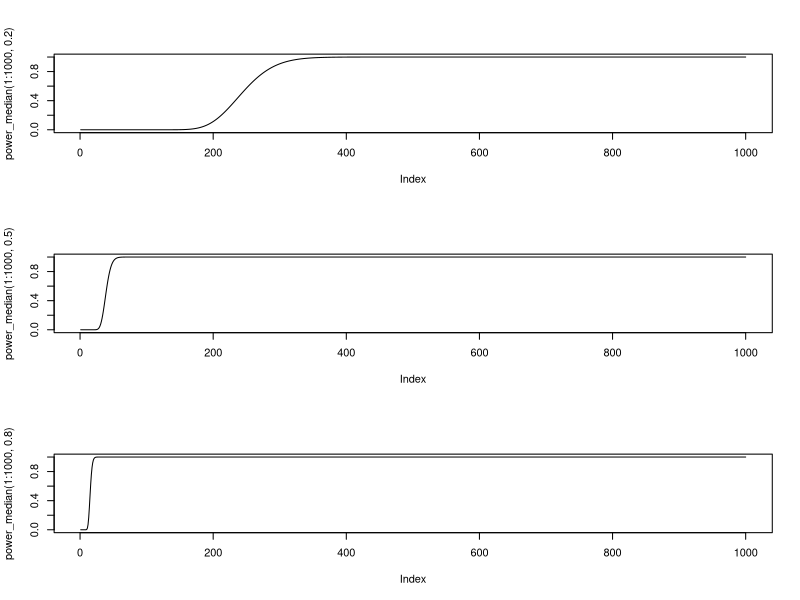

This chart was generated by the following R code: (Note: this script raises an error after producing the figure.)
power_median<-function(n,delta){
  1-pnorm(155.4047, mean=64*n*(1/4)*(delta^2), sqrt(64*4*n*(1/4)*(delta^2)))
}
par(mfrow=c(3,1))
plot(power_median(1:1000,0.2), type='l')
plot(power_median(1:1000,0.5), type='l')
plot(power_median(1:1000,0.8), type='l')

s<-c()
Power<-c()
power<-function(n,delta,M){
  for(j in 1:length(M)){
    for(i in 1:M[j]){
      s[i]<-n[i]*1/4*delta^2
    }
    Power[j]<-1-pnorm(155.4047,1/2*sum(s),sqrt(sum(s)))+pnorm(-155.4047,1/2*sum(s),sqrt(sum(s)))
  }
  return(Power)
}
n<-rep(76,64)
M<-c(1,2,3,4,5,10,32,64) #vector of number of non-null effects
power(n,0.2)
power(n,0.5)
power(n,0.8)
x1<-power(large_n_used[,1],0.2,M)
x2<-power(large_n_used[,2],0.5,M)
x3<-power(large_n_used[,3],0.8,M)
